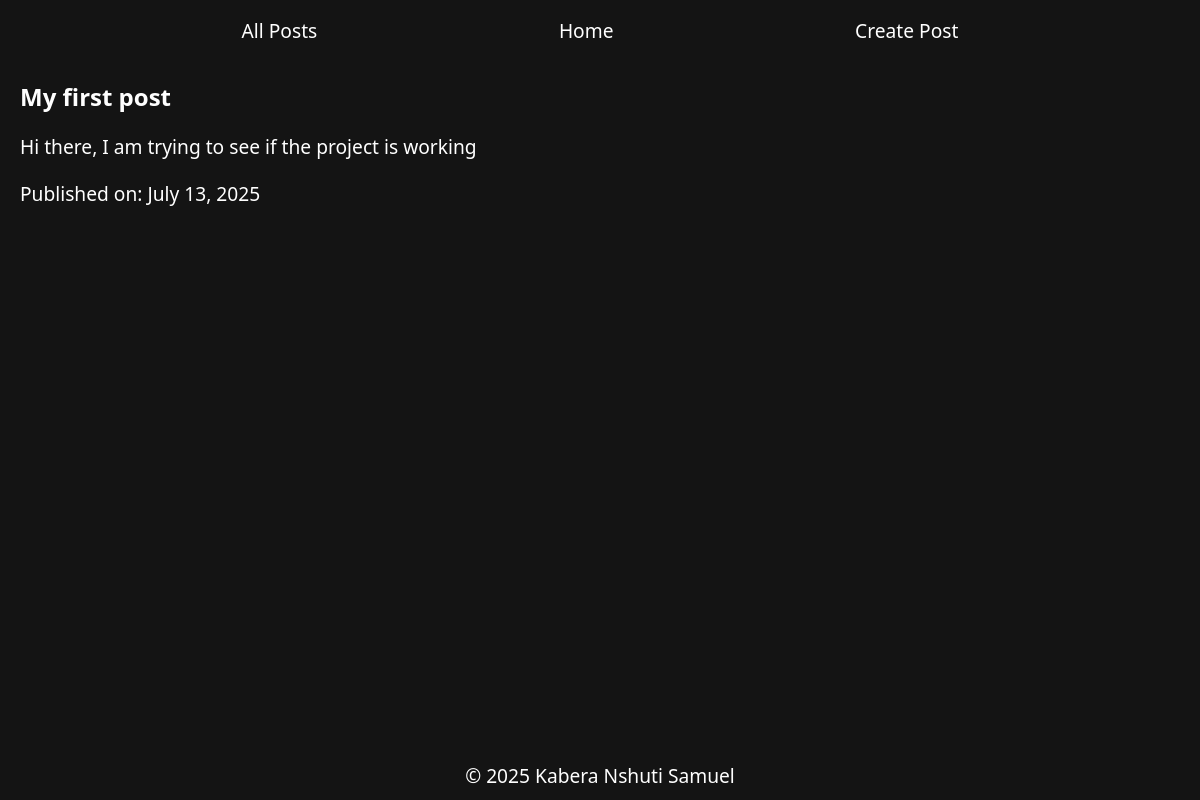
/posts/1, run on the app's committed database.
### posts/models.py (models this page shows)
class Post(models.Model):
    title = models.CharField(max_length=200)
    content = models.TextField()
    pub_date = models.DateField(auto_now_add=True)

### posts/views.py (the view)
# urls.py: path("posts/<int:post_id>", views.post_detail, name="detail"),
def post_detail(request, post_id):
    post = get_object_or_404(Post, pk=post_id)
    return render(request, "post.html", {"post": post})

### posts/templates/post.html (shortened to what this page needs)
{% extends 'base.html' %}
{% block content %}
    <div class="post">
        <h1>{{post.title}}</h1>
        <p>{{post.content}}</p>
        <p>Published on: {{post.pub_date}}</p>
    </div>
{% endblock %}

### posts/static/css/index.css (style rules this page uses)
* { padding: 0; margin: 0; box-sizing: border-box; }
:root { --fs: 1.2rem; --lfs: 1.5rem; --nav-height: 60px; --footer-height: 50px; --dark: rgb(20, 20, 20); --light-dark: rgb(30,30,30); }
body { width: 100vw; min-height: 100vh; background-color: var(--dark); color: white; font-size: var(--fs); font-family: system-ui, -apple-system, BlinkMacSystemFont, "Segoe UI", Roboto, Oxygen, Ubuntu, Cantarell, "Open Sans", "Helvetica Neue", sans-serif; padding-top: var(--nav-height); overflow-x: hidden; }
h1 { font-size: var(--lfs); font-weight: 700; }
.post { display: flex; flex-direction: column; gap: 20px; }

### data on the page
Post: title "My first post", content "Hi there, I am trying to see if the project is working", pub_date "July 13, 2025"
